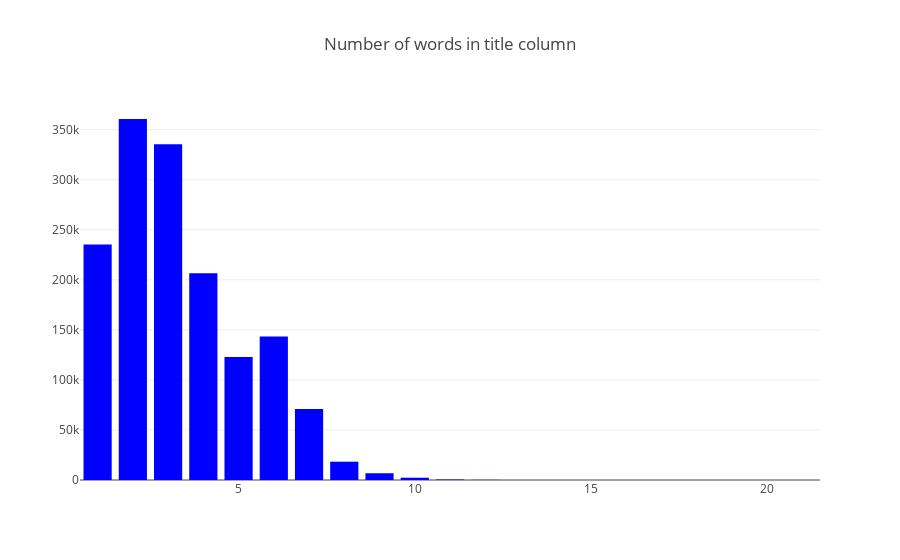

Notebook source saved alongside this figure:
### Code cell
#Plot word count for title column
cnt_srs = train_df['title_nwords'].value_counts()
trace = go.Bar(
    x=cnt_srs.index,
    y=cnt_srs.values,
    marker=dict(
        color="blue",
        #colorscale = 'Blues',
        reversescale = True
    ),
)

layout = go.Layout(
    title='Number of words in title column'
)

data = [trace]
fig = go.Figure(data=data, layout=layout)
py.iplot(fig, filename="title_nwords")

### Figure 1 — Plotly figure (JSON) as saved in the notebook; plotly's stock layout.template omitted (floating-point values rounded to 4 significant figures)
{"data": [{"marker": {"color": "blue", "reversescale": true}, "type": "bar", "x": [2, 3, 1, 4, 6, 5, 7, 8, 9, 10, 11, 12, 13, 14, 16, 15, 21], "y": [360736, 335489, 235219, 206671, 143321, 122982, 70964, 18283, 6752, 2283, 517, 170, 27, 7, 1, 1, 1]}], "layout": {"title": "Number of words in title column"}}
